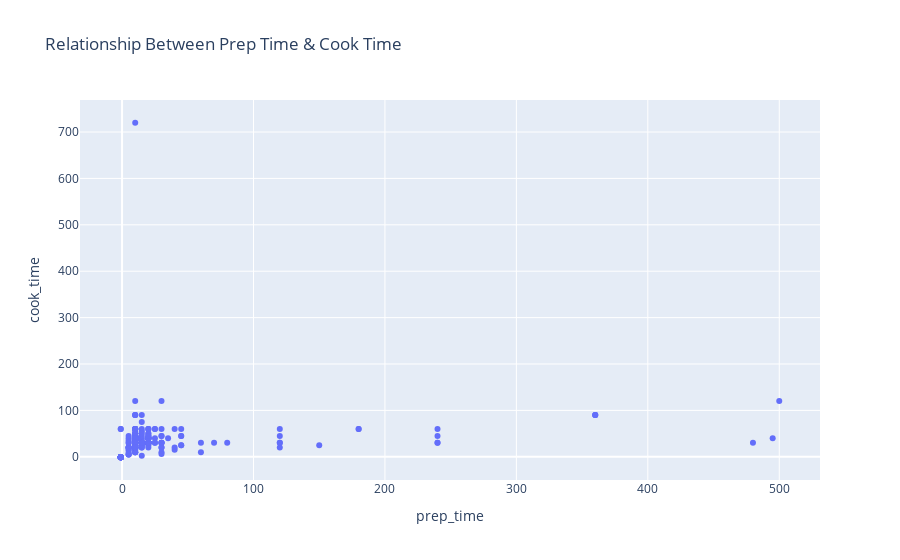

The notebook cell saved with this chart:
### Code cell
# Create a scatterplot of prep_time on X-axis & cook_time on Y-axis 

fig = px.scatter(df, x='prep_time', y='cook_time', title='Relationship Between Prep Time & Cook Time')

# Show the plot
fig.show()

### Figure 1 — Plotly figure (JSON) as saved in the notebook; plotly's stock layout.template omitted (floating-point values rounded to 4 significant figures; data arrays with more than 128 entries replaced by an {"elided": "..."} marker saying what was removed)
{"data": [{"hovertemplate": "prep_time=%{x}<br>cook_time=%{y}<extra></extra>", "legendgroup": "", "marker": {"color": "#636efa", "symbol": "circle"}, "mode": "markers", "name": "", "orientation": "v", "showlegend": false, "type": "scatter", "x": {"elided": "255 int values"}, "xaxis": "x", "y": {"elided": "255 int values"}, "yaxis": "y"}], "layout": {"legend": {"tracegroupgap": 0}, "title": {"text": "Relationship Between Prep Time & Cook Time"}, "xaxis": {"anchor": "y", "domain": [0, 1], "title": {"text": "prep_time"}}, "yaxis": {"anchor": "x", "domain": [0, 1], "title": {"text": "cook_time"}}}}
